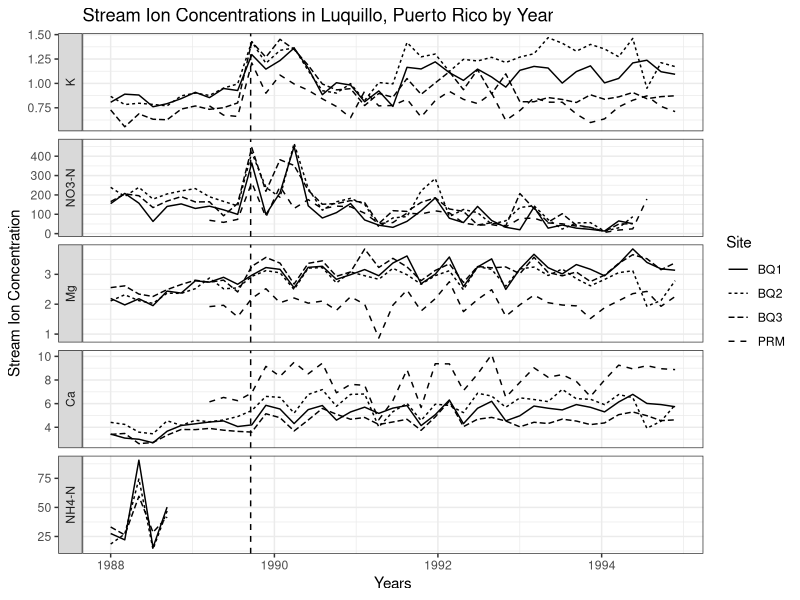

Source code (R):
## ---- chunk 1
#| echo: false
#| warning: false

library(tidyverse)
clean_comb_piv <- read_csv("../output/clean_combine_pivot.csv")
ggplot(
  data = clean_comb_piv,
  mapping = aes(
    x = window_start,
    y = concentration,
    linetype = Site
  )
) +
  theme_bw() +
  geom_line() +
  #combine all plots in one with labels on side using facet_grid
  facet_grid(
    #create factor to put facets in correct order
    vars(factor(
      nutrient,
      levels = c('K', 'NO3-N', 'Mg', 'Ca', 'NH4-N'),
      labels = c('K', 'NO3-N', 'Mg', 'Ca', 'NH4-N')
    )),
    scales = "free_y",
    switch = "y",
  ) +
  #add line representing when the hurricane was
  geom_vline(xintercept = ymd("1989-09-17"), linetype = "dashed") +
  labs(
    title = "Stream Ion Concentrations in Luquillo, Puerto Rico by Year",
    x = "Years",
    y = "Stream Ion Concentration"
  )
